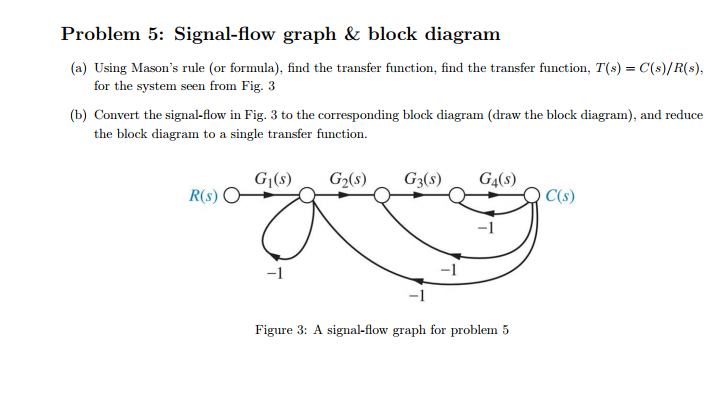
#> input picture Data_Set/000003.jpg, 725 x 408 px
$ python 'circle detection.py'
#> lines starting #> are read from the running program, lines starting #| are printed output that depends on the picture; after the words box and inside, x2 and y2 are one past the last pixel; in counts of white or black regions, pixels touching at a corner belong together
# -*- coding: utf-8 -*-
"""
Created on Tue Jul 16 18:17:51 2019

@author: kirubel
"""

import numpy as np
import cv2

image_color= cv2.imread("000003.jpg",1)
#> image_color is the input picture: shape (408, 725, 3); mean B, G, R 248, 248, 248
image_ori =cv2.imread('000003.jpg',0)
#> image_ori: shape (408, 725); min 0, max 255, mean 248
'''
cv2.imshow(' n',image_color);
cv2.imshow('jhk',image_ori);
'''
#print(len(image_color[][:]))
#cv2.cvtColor(image_color,cv2.COLOR_BGR2GRAY)
#image_ori=image_color;s
lower_bound = np.array([0,0,10])
upper_bound = np.array([255,255,195])
lower_bound
upper_bound


image = image_color

#mask = cv2.inRange(image_color, lower_bound, upper_bound)

mask = cv2.adaptiveThreshold(image_ori,255,cv2.ADAPTIVE_THRESH_MEAN_C,cv2.THRESH_BINARY_INV,33,2)
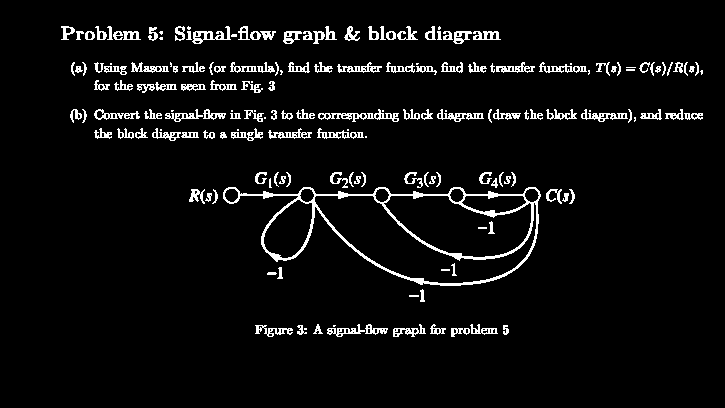
#> mask: shape (408, 725); 5.2% white in thin lines or dots, all inside (x1, y1, x2, y2) = (61, 26, 703, 337)
cv2.imshow('mask',mask);

kernel = np.ones((3, 3), np.uint8)

#Use erosion and dilation combination to eliminate false positives.
#In this case the text Q0X could be identified as circles but it is not.
mask = cv2.erode(mask, kernel, iterations=6)
#> mask: shape (408, 725); every value is 0
mask = cv2.dilate(mask, kernel, iterations=3)

closing = cv2.morphologyEx(mask, cv2.MORPH_OPEN, kernel)

contours = cv2.findContours(mask.copy(), cv2.RETR_EXTERNAL, cv2.CHAIN_APPROX_SIMPLE)[1]
#> contours = []
contours.sort(key=lambda x:cv2.boundingRect(x)[0])

array = []
ii = 1
print(len(contours))
#| 0
for c in contours:
    (x,y),r = cv2.minEnclosingCircle(c)
    center = (int(x),int(y))
    r = int(r)
    if r >= 6 and r<=12:
        cv2.circle(image,center,r,(0,255,0),2)
        array.append(center)
#> this loop made 0 passes
#> after the loop, array = []

cv2.imshow("preprocessed", image_color)
cv2.waitKey(0)

$ run again, with Data_Set/000000.jpg copied over Data_Set/000003.jpg
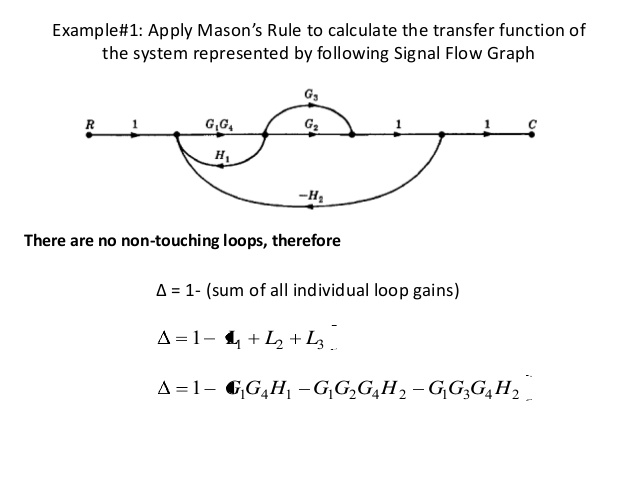
#> input picture Data_Set/000000.jpg, 638 x 479 px
#> image_color is the input picture: shape (479, 638, 3); min 0, max 255, mean 247.1
#> `mask = cv2.adaptiveThreshold(image_ori,255,cv2.ADAPTIVE_THRESH_MEAN_C,..`:
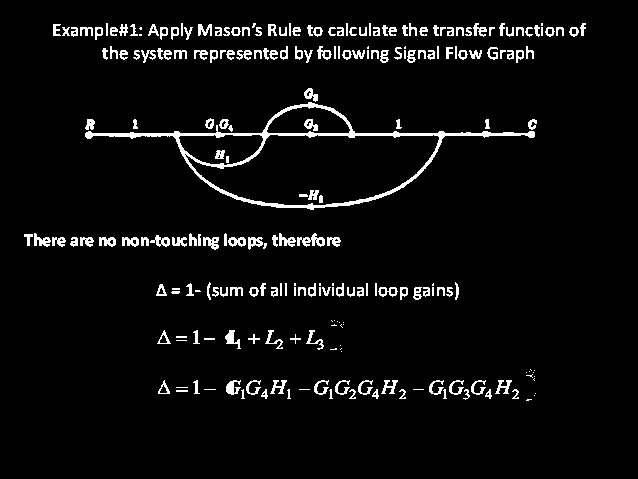
#> mask: shape (479, 638); 4.8% white in thin lines or dots, all inside (x1, y1, x2, y2) = (24, 23, 586, 401)
#> contours = []
#| 0

$ run again, with Data_Set/000001.jpg copied over Data_Set/000003.jpg
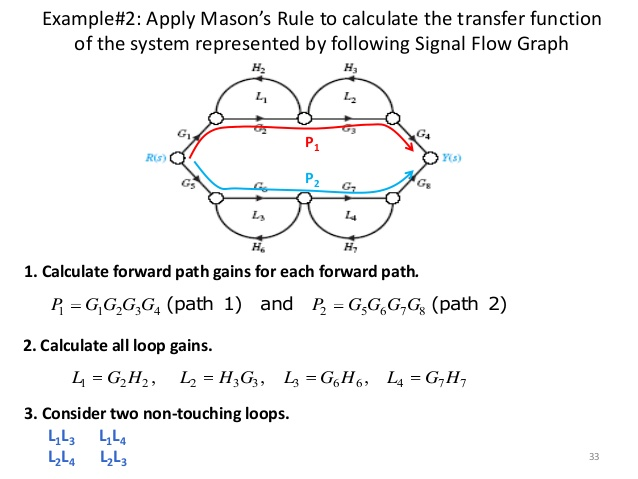
#> input picture Data_Set/000001.jpg, 638 x 479 px
#> image_color is the input picture: shape (479, 638, 3); mean B, G, R 243.9, 243.7, 243.6
#> `mask = cv2.adaptiveThreshold(image_ori,255,cv2.ADAPTIVE_THRESH_MEAN_C,..`:
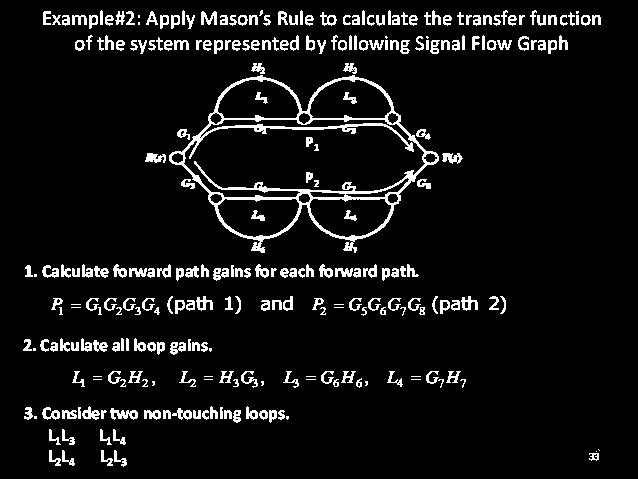
#> mask: shape (479, 638); 7.1% white in thin lines or dots, all inside (x1, y1, x2, y2) = (23, 10, 601, 467)
#> contours = []
#| 0

$ run again, with Data_Set/000002.jpg copied over Data_Set/000003.jpg
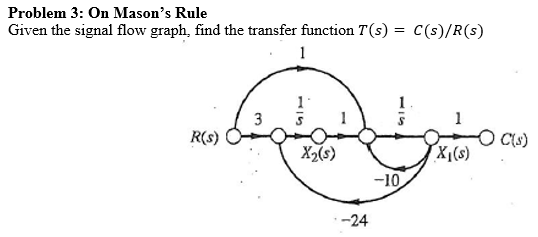
#> input picture Data_Set/000002.jpg, 538 x 237 px
#> image_color is the input picture: shape (237, 538, 3); min 0, max 255, mean 245.4
#> `mask = cv2.adaptiveThreshold(image_ori,255,cv2.ADAPTIVE_THRESH_MEAN_C,..`:
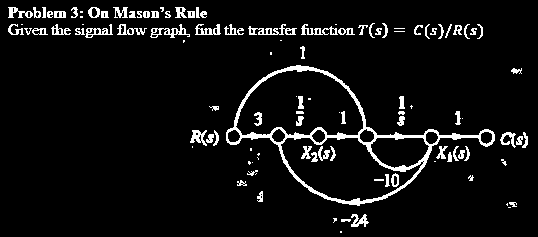
#> mask: shape (237, 538); 6.3% white; 112 white regions (29 under 20 px), largest, box (x1, y1, x2, y2) and area: (226, 65, 495, 206) 3039, (248, 24, 297, 35) 227, (150, 24, 190, 38) 193
#> contours = []
#| 0
